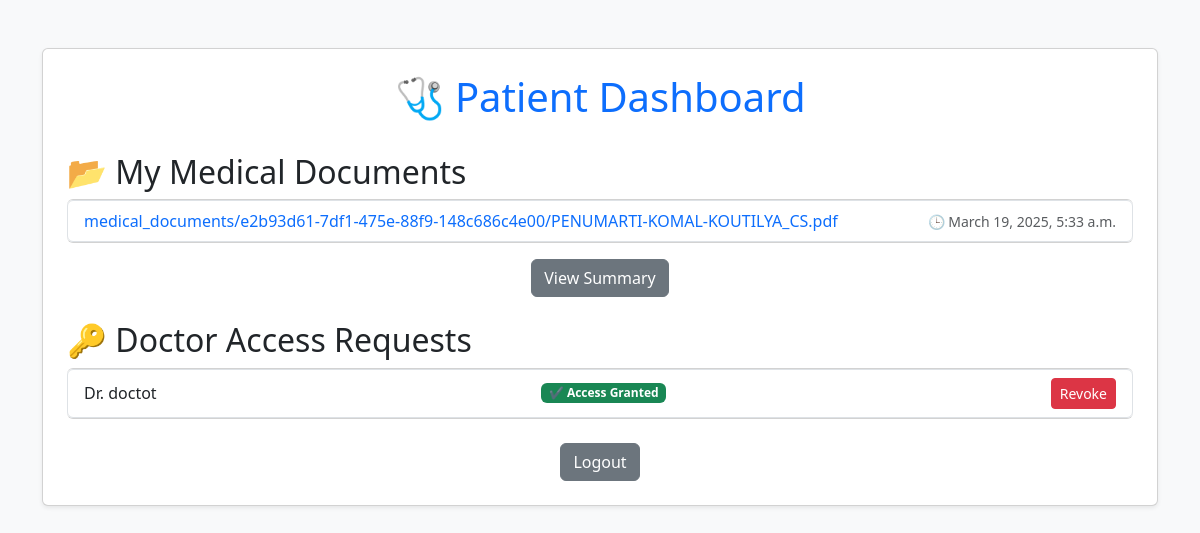
/dashboard/user/ (signed in), run on an earlier commit of the app's database.
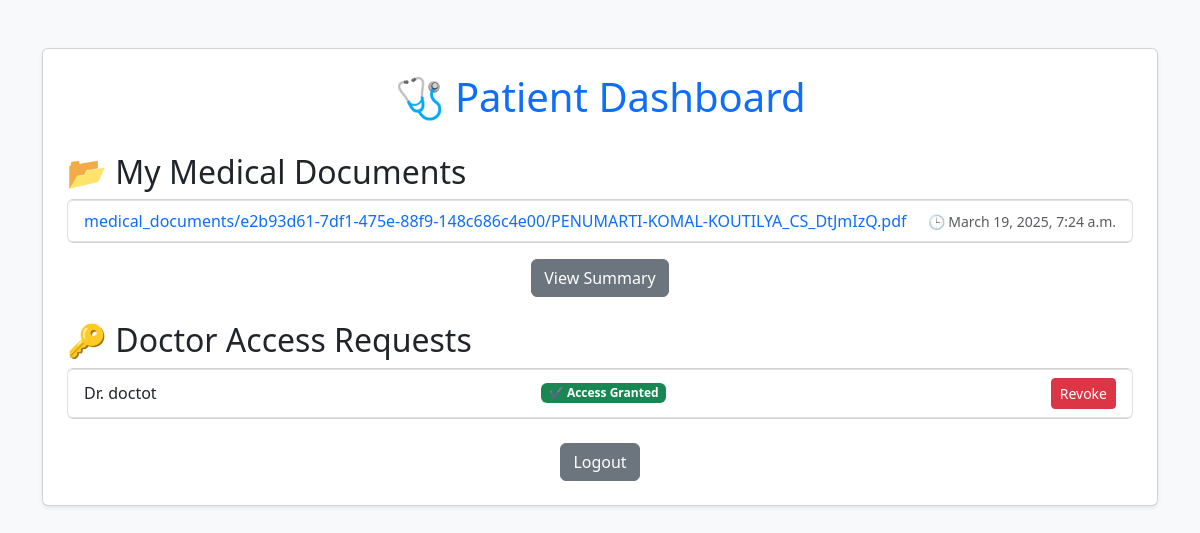
And on a later commit of the database.
### mediconnect/models.py (models this page shows, shortened)
class MedicalDocument(models.Model):
    user = models.ForeignKey(User, on_delete=models.CASCADE, related_name="documents")
    hospital = models.ForeignKey(
        User,
        on_delete=models.CASCADE,
        related_name="uploaded_documents",
        limit_choices_to={"role": "hospital"},
    )
    document = models.FileField(upload_to=user_directory_path)
    document_summary=models.TextField(default="") #new updated by @komalkoutilya
    document_severity=models.IntegerField(
        choices=[
            (0,'0'),
            (1,'1'),
            (2,'2'),
            (3,'3'),
            (4,'4'),
            (5,'5'),
            (6,'6'),
            (7,'7'),
            (8,'8'),
            (9,'9'),
        ],
        default=0
    ) #new updated by @komalkoutilya
    uploaded_at = models.DateTimeField(auto_now_add=True)

class DoctorAccessRequest(models.Model):
    doctor = models.ForeignKey(
        User, on_delete=models.CASCADE, related_name="access_requests"
    )
    patient = models.ForeignKey(
        User, on_delete=models.CASCADE, related_name="access_requests_received"
    )
    hash_link = models.CharField(
        max_length=255, unique=True
    )  # Unique link for approval
    approved = models.BooleanField(default=False)
    revoked = models.BooleanField(default=False)  # Track revoked access
    created_at = models.DateTimeField(auto_now_add=True)

class User(AbstractUser):
    ROLE_CHOICES = (
        ("user", "User"),
        ("doctor", "Doctor"),
        ("hospital", "Hospital"),
    )
    unique_id = models.UUIDField(
        default=uuid.uuid4, editable=False, unique=True
    )  # Unique ID for each user
    role = models.CharField(max_length=10, choices=ROLE_CHOICES)
    hospital = models.ForeignKey(
        "User",  # Change "Hospital" to "User"
        on_delete=models.SET_NULL,
        null=True,
        blank=True,
        limit_choices_to={"role": "hospital"},  # Only allow hospital users
    )

### mediconnect/views.py (the view)
# urls.py: path("dashboard/user/", user_dashboard, name="user_dashboard"),
@login_required
def user_dashboard(request):
    if request.user.role != "user":
        return redirect("dashboard_redirect")
    documents = MedicalDocument.objects.filter(user=request.user)
    access_requests = DoctorAccessRequest.objects.filter(patient=request.user).only(
        "id", "doctor", "hash_link", "approved"
    )
    return render(
        request,
        "mediconnect/user_dashboard.html",
        {"documents": documents, "access_requests": access_requests, "patient": request.user}
    )

### mediconnect/templates/mediconnect/user_dashboard.html (shortened to what this page needs)
<!DOCTYPE html>
<html lang="en">
  <head>
    <link
      href="https://cdn.jsdelivr.net/npm/bootstrap@5.3.2/dist/css/bootstrap.min.css"
      rel="stylesheet"
    />
  </head>
  <body class="bg-light">
    <div class="container mt-5">
      <div class="card shadow-sm p-4">
        <h1 class="text-center text-primary">🩺 Patient Dashboard</h1>
        <h2 class="mt-4">📂 My Medical Documents</h2>
        {% if documents %}
        <ul class="list-group">
          {% for doc in documents %}
          <li
            class="list-group-item d-flex justify-content-between align-items-center"
          >
            <a href="{{ doc.document.url }}" class="text-decoration-none">
              {{ doc.document.name }}
            </a>
            <span class="text-muted small">🕒 {{ doc.uploaded_at }}</span>
          </li>
          {% endfor %}
        </ul>
        <div class="text-center mt-3">
          <a href="{% url 'user_complete_summary' user_id=patient.unique_id %}" class="btn btn-secondary"
            >View Summary</a
          >
        </div>
        {% else %}
        <p class="text-muted">No documents available.</p>
        {% endif %}
        <h2 class="mt-4">🔑 Doctor Access Requests</h2>
        {% if access_requests %}
        <ul class="list-group">
          {% for request in access_requests %}
          <li
            class="list-group-item d-flex justify-content-between align-items-center"
          >
            <span>Dr. {{ request.doctor.username }}</span>
            {% if request.approved %}
            <span class="badge bg-success">✔ Access Granted</span>
            <a
              href="{% url 'revoke_access' request.id %}"
              class="btn btn-danger btn-sm"
              >Revoke</a
            >
            {% endif %}
          </li>
          {% endfor %}
        </ul>
        {% else %}
        <p class="text-muted">No pending requests.</p>
        {% endif %}
        <div class="text-center mt-4">
          <a href="{% url 'logout' %}" class="btn btn-secondary">Logout</a>
        </div>
      </div>
    </div>
  </body>
</html>

What changed in the data, as far as the page shows it:
removed MedicalDocument: document.name "medical_documents/e2b93d61-7df1-475e-88f9-148c686c4e00/PENUMARTI-KOMAL-KOUTILYA_CS.pdf", uploaded_at "March 19, 2025, 5:33 a.m."
added MedicalDocument: document.name "medical_documents/e2b93d61-7df1-475e-88f9-148c686c4e00/PENUMARTI-KOMAL-KOUTILYA_CS_DtJmIzQ.pdf", uploaded_at "March 19, 2025, 7:24 a.m."
